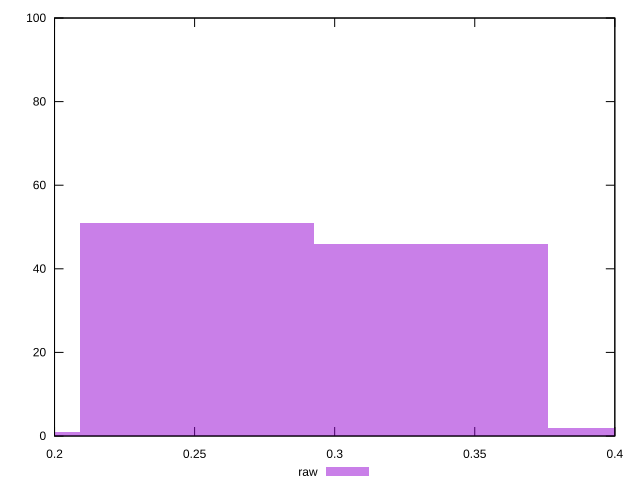

Source code (gnuplot):
reset

$raw <<EOF
0.2507472118860745 51
0.33432961584809934 46
0.16716480792404967 1
0.41791201981012416 2
EOF

set key outside below
set boxwidth 0.08358240396202483
set xrange [0.2:0.4]
set yrange [0:100]
set trange [0:100]
set style fill transparent solid 0.5 noborder
set terminal svg size 640, 490 enhanced background rgb 'white'
set output "report_00009_2021-02-08T22-37-41.559Z/meta/score/samples/pages/raw/histogram.svg"

plot $raw title "raw" with boxes

reset
